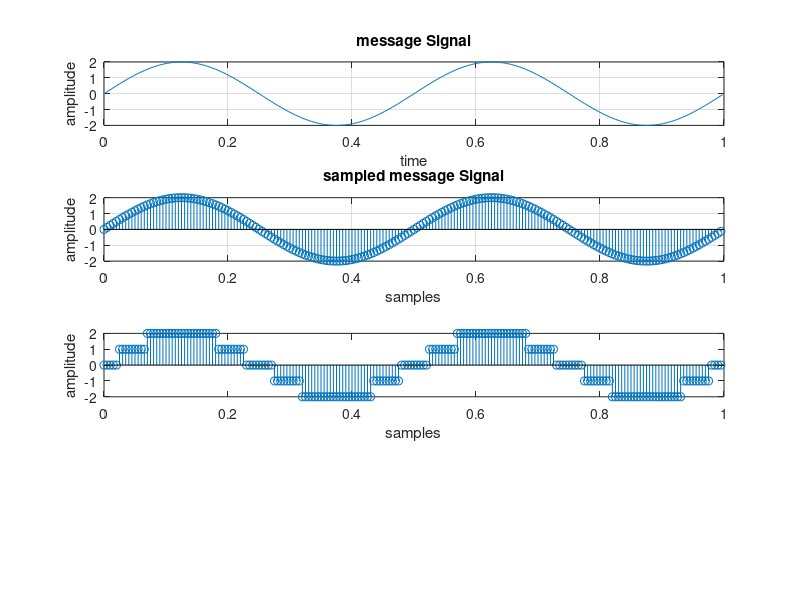

MATLAB code to generate this figure: (Note: this script raises an error after producing the figure.)
%%PULSE CODE MODULATION
%NAME:ARCHIT VASHIST
%ROLL:2021BEC0022

clc;
clear all;
close all;

%message frequency
fm=2;

%message amplitude
A_m=2;

%sampling frequency higher
fs1=200*fm;

%sampling time
Ts1=1/fs1;

%time interval
t1=0:Ts1:1-Ts1;

%message signal
m_t=A_m*sin(2*pi*fm*t1);

%quantization levels
L=input('ENTER THE NUMBER OF QUANTIZATION LEVELS : ')

%step size
dell=(2*A_m)/(L-1);

%deta by 2
interval=dell/2;

%partition
quantization_levels = A_m:-dell:-A_m;

%first threshold level with dell/2 distance from top level
threshold_level_1=A_m-(dell/2);

%set other threshold levels with dell interval
threshold_levels=threshold_level_1 :-dell:-A_m;

%Higher sampling time for taking samples from the given message signal
t2=0:2*Ts1:1-Ts1;

%samples from the given signal
sample=A_m*sin(2*pi*fm*t2);

figure(1)
subplot(4,1,1)
plot(t1,m_t);
title('message Signal');
xlabel('time');
ylabel('amplitude');
grid on;


subplot(4,1,2)
stem(t2,sample);
title('sampled message Signal');
xlabel('samples');
ylabel('amplitude');
grid on;

%setting quantization levels from zero to seven
encoded_quantization_levels=0:L-1;


% quantized samples using for loop
quantized_sample = zeros(1, length(sample));

for i = 1:length(sample)
    for j = 1:length(threshold_levels)
        
        if(sample(i) >= threshold_levels(j) && j==1)
            %talking about topmost threshold level

            quantized_sample(i) = quantization_levels(j);%alloting quantization level to each sample
            encoded_signal(i)=encoded_quantization_levels(j);%alloting quantization level to each sample for encoding

        elseif(sample(i) <= threshold_levels(j) && j==length(threshold_levels))
            %talking about bottom most threshold level

            quantized_sample(i) = quantization_levels(j+1);%alloting quantization level to each sample
            encoded_signal(i)=encoded_quantization_levels(j+1);%alloting quantization level to each sample for encoding

        elseif(sample(i) >= threshold_levels(j) && sample(i) <= threshold_levels(j-1))
            %talking about middle threshold levels

            quantized_sample(i) = quantization_levels(j);%alloting quantization level to each sample
            encoded_signal(i)=encoded_quantization_levels(j);%alloting quantization level to each sample for encoding
        end
    end
end

subplot(4,1,3)
stem(t2,quantized_sample);
xlabel('samples');
ylabel('amplitude');
yline(quantization_levels,'-');
title('Quantized Sampled Signal');
grid on


subplot(4,1,4)
stairs(t2, quantized_sample);
xlabel('samples');
ylabel('amplitude');
title('quantized Signal');
grid on



figure(2)
% plot the signals overlapping of actual message signal and quantized signal
subplot(2,1,1)

plot(t2,sample,'LineWidth',1.5);
hold on;
yline(quantization_levels,'-.r');
stairs(t2, quantized_sample, ...
    'LineWidth',1.5);
hold off;
xlabel('samples');
ylabel('amplitude');
legend('Sampled Message Signal','Quantized Signal');
title('Sampled Message Signal and Quantized Signal');
grid on;


%error in both signals
error=quantized_sample-sample;




subplot(2,1,2);
plot(t2,error);
title('error');
xlabel('time');
ylabel('amplitude');
grid on;


fprintf('The sum of error is %0.5f and average of error is %0.5f \n',sum(error),mean(error))
fprintf('The signal power is %0.5f\n',((A_m)^2)/2);
fprintf('Signal to noise power theoritical %0.5f\n',(6*(A_m)^2)/(dell)^2); % 6*a_m^2/dell^2
fprintf('Signal to noise power actual is %0.5f\n',((A_m)^2)/max(error)^2); %signal power/noise power 
figure(3)
stem(encoded_signal);
xlabel('samples');
ylabel('quantization levels');


%converting quantized signal to pulse coded signal
%converting each level to bits

coded_signal=[];%to store bits
for i=1:length(encoded_signal)
code=dec2bin(encoded_signal(i),log2(L));%coverting to binary
coded_signal=[coded_signal code];
end

final_codes=[];
for j=1:length(coded_signal)
coded=str2num(coded_signal(j));%converting to bit pattern
final_codes=[final_codes coded];
end


figure(4)
stem(final_codes);
xlabel('PULSE CODED BIT PATTERN');
disp('PULSE CODE MODULATED BIT PATTERN');
final_codes